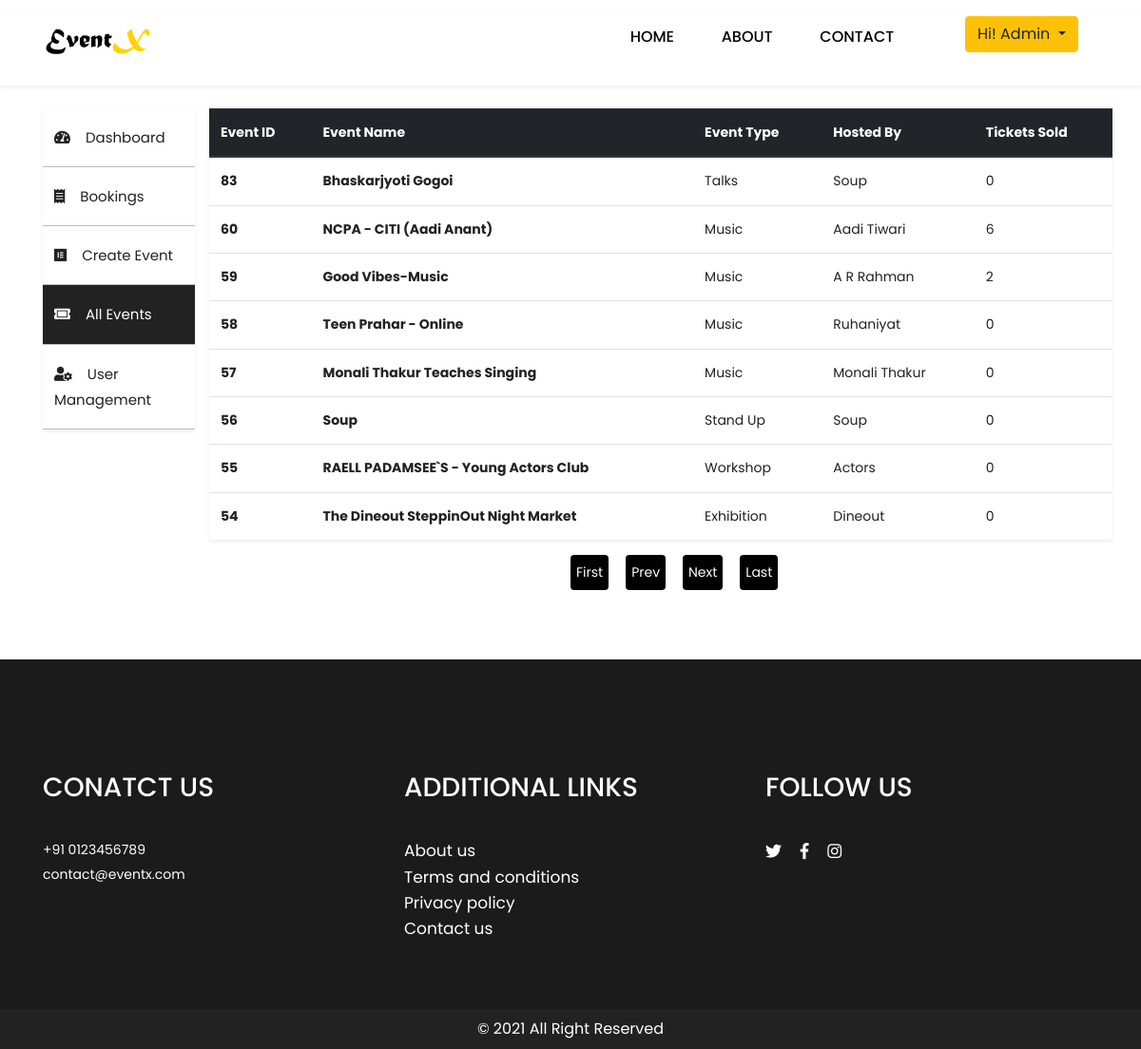
Page /admin/all-events.php (signed in) on the committed database.
### tables this page shows
CREATE TABLE `events` (
  `event_id` int(11) NOT NULL,
  `event_name` varchar(100) NOT NULL,
  `event_type` varchar(20) NOT NULL,
  `event_mode` varchar(10) NOT NULL,
  `hosted_by` varchar(50) NOT NULL,
  `date` date NOT NULL,
  `time` time NOT NULL,
  `duration` varchar(10) NOT NULL,
  `price` double NOT NULL,
  `max_tickets` int(5) NOT NULL,
  `about` text NOT NULL,
  `address_area` varchar(50) DEFAULT NULL,
  `address_locality` varchar(50) DEFAULT NULL,
  `address_city` varchar(50) DEFAULT NULL,
  `address_state` varchar(50) DEFAULT NULL,
  `address_pin` int(8) DEFAULT NULL
);

### admin/all-events.php (the view, shortened to what this page needs)
<?php
	include ($_SERVER['DOCUMENT_ROOT'].'/event-ticket-booking/includes/header.php');
?>
</head>
<body class="main-layout">
    <?php
		include($_SERVER['DOCUMENT_ROOT'].'/event-ticket-booking/includes/nav.php');
	?>
    <div class="container mt-4">
        <div class="row">
            <div class="col-sm-2">
                <?php
                    include($_SERVER['DOCUMENT_ROOT'].'/event-ticket-booking/admin/includes/side-nav.php');
                ?>
            </div>
            <div class="col-sm-10">
                <div class="row">
                    <?php
                    include($_SERVER['DOCUMENT_ROOT'].'/event-ticket-booking/includes/database_connection.php');
                    $sql = "SELECT * FROM events";
                    $stmt = mysqli_stmt_init($conn);
                    if(!mysqli_stmt_prepare($stmt, $sql)){
                        echo "Error";
                    } else {
                        mysqli_stmt_execute($stmt);
                        $result = mysqli_stmt_get_result($stmt);
                        if (mysqli_num_rows($result) > 0) {
                            if (isset($_GET['pageno'])) {
                                $pageno = $_GET['pageno'];
                            } else {
                                $pageno = 1;
                            }
                            $no_of_records_per_page = 8;
                            $offset = ($pageno-1) * $no_of_records_per_page;
                            $total_pages_sql = "SELECT COUNT(*) FROM events";
                            $result = mysqli_query($conn,$total_pages_sql);
                            $total_rows = mysqli_fetch_array($result)[0];
                            $total_pages = ceil($total_rows / $no_of_records_per_page);
                            $sql_events = "SELECT * FROM events ORDER BY event_id DESC LIMIT ?, ?";
                            $stmt_events = mysqli_stmt_init($conn);
                            if(!mysqli_stmt_prepare($stmt_events, $sql_events)){
                                echo "Error";
                            } else {
                                mysqli_stmt_bind_param($stmt_events, "ss", $offset, $no_of_records_per_page);
                                mysqli_stmt_execute($stmt_events);
                                $res_data = mysqli_stmt_get_result($stmt_events);
                                echo "
                                <table class='table shadow-sm rounded'>
                                    <thead class='thead-dark'>
                                        <tr>
                                            <th scope='col'>Event ID</th>
                                            <th scope='col'>Event Name</th>
                                            <th scope='col'>Event Type</th>
                                            <th scope='col'>Hosted By</th>
                                            <th scope='col'>Tickets Sold</th>
                                        </tr>
                                    </thead>
                                    <tbody>";
                                while($row = mysqli_fetch_array($res_data)){
                                    echo"<tr>
                                        <th>$row[event_id]</th>
                                        <th><a href='event-details?eventid=$row[event_id]'>$row[event_name]</a></th>
                                        <td>$row[event_type]</td>
                                        <td>$row[hosted_by]</td>";
                                        $sql2 = "SELECT * FROM bookings WHERE event_id = $row[event_id]";
                                        $result2 = $conn->query($sql2);
                                        $tickets_sold = 0;
                                        while($row2 = mysqli_fetch_assoc($result2)){
                                            $tickets_sold = $tickets_sold + $row2['no_of_tickets'];
                                        }
                                        echo "<td>$tickets_sold</td>
                                    </tr>";
                                }
                                echo "</tbody>
                                </table>";
                            }
                        ?>
                    <div class="pagi">
                        <ul class="pagination">
                            <li><a href="?pageno=1">First</a></li>
                            <li class="<?php if($pageno <= 1){ echo 'disabled'; } ?>">
                                <a
                                    href="<?php if($pageno <= 1){ echo '#'; } else { echo "?pageno=".($pageno - 1); } ?>">Prev</a>
                            </li>
                            <li class="<?php if($pageno >= $total_pages){ echo 'disabled'; } ?>">
                                <a
                                    href="<?php if($pageno >= $total_pages){ echo '#'; } else { echo "?pageno=".($pageno + 1); } ?>">Next</a>
                            </li>
                            <li><a href="?pageno=<?php echo $total_pages; ?>">Last</a></li>
                        </ul>
                    </div>
                    <?php
                        } else {
                            echo "<img class='image-center' src='//localhost/event-ticket-booking/images/empty.svg' alt='empty'>
                            <h3 class='text-center mt-3 font-weight-bold'>No Events Found!</h3>";
                        }
                    }
                    ?><br>
                </div>
            </div>
        </div>
    </div>
    <?php
		include($_SERVER['DOCUMENT_ROOT'].'/event-ticket-booking/includes/footer.php');
	?>
</body>
</html>

### css/style.css (style rules this page uses)
* { box-sizing: border-box !important; }
html { scroll-behavior: smooth; }
body { color: #212121; font-size: 14px; font-family: 'poppins', sans-serif; line-height: 1.80857; font-weight: normal; overflow-x: hidden; }
a { color: #1f1f1f; text-decoration: none !important; outline: none !important; -webkit-transition: all .3s ease-in-out; -moz-transition: all .3s ease-in-out; -ms-transition: all .3s ease-in-out; -o-transition: all .3s ease-in-out; transition: all .3s ease-in-out; }
*, *::after, *::before { -webkit-box-sizing: border-box; -moz-box-sizing: border-box; box-sizing: border-box; }
ul, li, ol { margin: 0px; padding: 0px; list-style: none; }
a { color: #222222; text-decoration: none; outline: none !important; }
a, .btn { text-decoration: none !important; outline: none !important; -webkit-transition: all .3s ease-in-out; -moz-transition: all .3s ease-in-out; -ms-transition: all .3s ease-in-out; -o-transition: all .3s ease-in-out; transition: all .3s ease-in-out; }
.pagi { width: 100%; text-align: center; margin-left: 40%; }
.pagination li { margin-right: 18px; background-color: #010101; padding: 6px; color: #fff; border-radius: 4px; transition: 0.3s all; }
.pagination li a { color: #fff; }

### rows in the picture
events: event_id "83", event_name "Bhaskarjyoti Gogoi", event_type "Talks", hosted_by "Soup", tickets_sold "0"
events: event_id "60", event_name "NCPA - CITI (Aadi Anant)", event_type "Music", hosted_by "Aadi Tiwari", tickets_sold "6"
events: event_id "59", event_name "Good Vibes-Music", event_type "Music", hosted_by "A R Rahman", tickets_sold "2"
events: event_id "58", event_name "Teen Prahar - Online", event_type "Music", hosted_by "Ruhaniyat", tickets_sold "0"
events: event_id "57", event_name "Monali Thakur Teaches Singing", event_type "Music", hosted_by "Monali Thakur", tickets_sold "0"
events: event_id "56", event_name "Soup", event_type "Stand Up", hosted_by "Soup", tickets_sold "0"
events: event_id "55", event_name "RAELL PADAMSEE`S - Young Actors Club", event_type "Workshop", hosted_by "Actors", tickets_sold "0"
events: event_id "54", event_name "The Dineout SteppinOut Night Market", event_type "Exhibition", hosted_by "Dineout", tickets_sold "0"

### other values in the picture
$_SESSION[firstname] "Admin"
